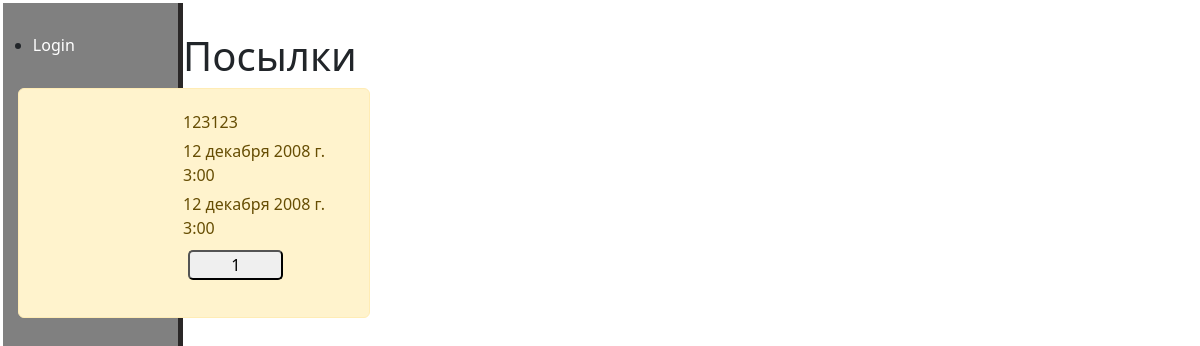
Page /PostingAccounting on the earlier database version.
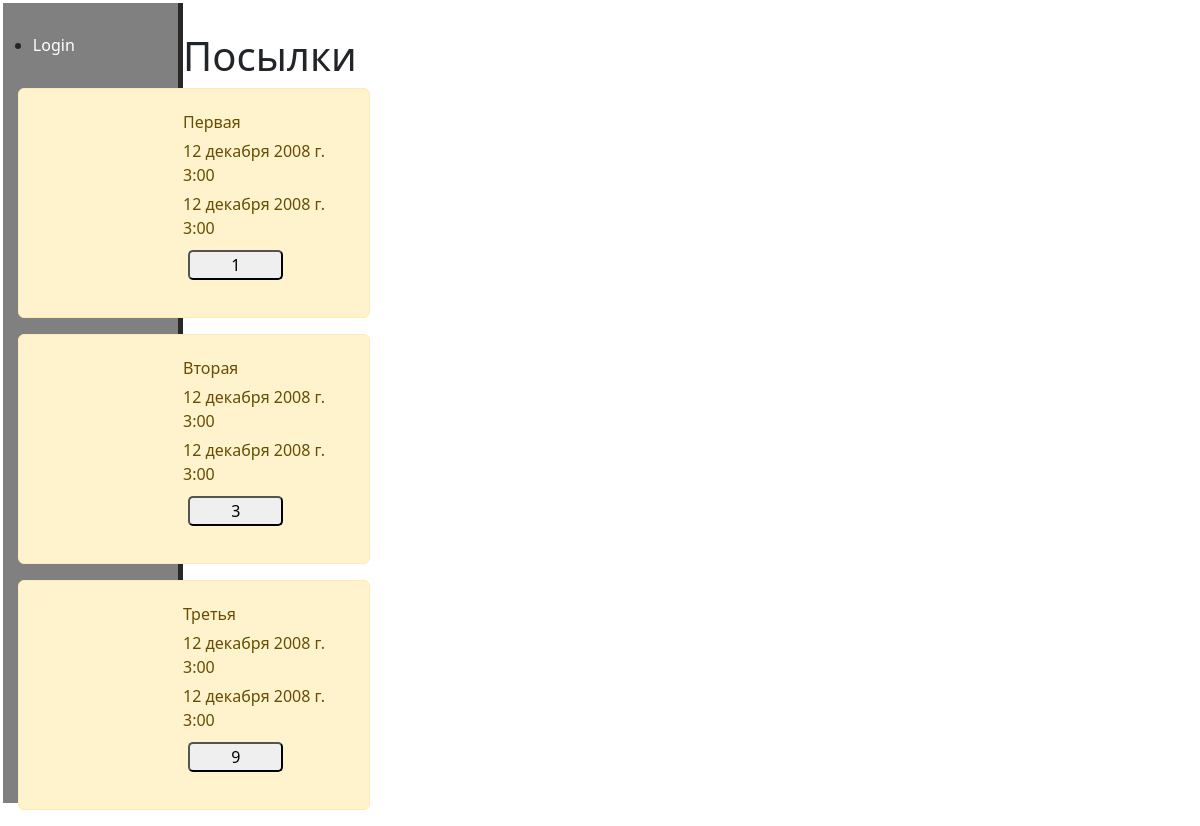
Same page on the later database version.
### PostingAccounting/models.py (models this page shows, shortened)
class Package(models.Model):
    orderDate = models.DateTimeField(verbose_name= 'Дата Заказа')
    unboxingDate = models.DateTimeField(verbose_name= 'Дата Распаковки')
    orderNomber = models.CharField("Номер", unique=True, max_length=250)
    orderItems =  models.ManyToOneRel("Items", field_name='orderItems',  on_delete=models.CASCADE, to='order')
    user = models.ForeignKey(User, verbose_name= 'Пользователь', on_delete=models.CASCADE, null=True)
    annotation = models.CharField("Номер", unique=True, max_length=250, null=True)

### PostingAccounting/views.py (the view)
# urls.py: path('', views.index, name="autoHmainPage"),
def index(request):
    if request.method == "GET":
        tables = Package.objects.order_by("-orderDate")  # [:2]
        data = {"title": "Посылки", "tables": tables}
        return render(request, "PostingAccounting/index.html", data)
    else:
        return render(request, "PostingAccounting/index.html")

### PostingAccounting/templates/PostingAccounting/index.html (shortened to what this page needs)
﻿{% extends 'PostingAccounting/layout.html' %}
{% block content  %}
<div>
    <h1>{{ title}}</h1>
    <div class="features">
        {%if tables%}
        {%for el in tables %}
        <div class="alert alert-warning">
            <p>{{el.orderNomber}}</p>
            <p>{{el.orderDate}}</p>
            <p>{{el.unboxingDate}}</p>
            <form action="{% url 'package_edit' el.id %}"> <button class="bth alert-warning"> {{el.id}}</button></form>
        </div>
        {%endfor%}
        {%else %}
        <p>Нет записей</p>
        {%endif%}
    </div>
</div>
{% endblock %}

### PostingAccounting/templates/PostingAccounting/layout.html (shortened to what this page needs)
﻿{% load static  %}
<!doctype html>
<html>
<head>
    <link rel="stylesheet" href="https://cdn.jsdelivr.net/npm/bootstrap@5.2.3/dist/css/bootstrap.min.css" />
    <link rel="stylesheet" href="https://cdn.jsdelivr.net/npm/bootstrap-icons@1.10.5/font/bootstrap-icons.css">
    <link rel="stylesheet" href="{% static 'main/css/main.css' %}" />
</head>
<body>
    <aside>
        {% if user.is_authenticated %}
        <ul class="sidebar-nav">
            <li>User: {{ user.get_username }}</li>
            <li><a href="../accounts/logout/">Logout</a></li>
        </ul>
        <p>Навигация</p>
        <ul>
            <li><a href="{% url 'home' %}"> <i class="bi bi-house"> </i>Главная </a>  </li>
            <li><a href="{% url 'PostingAccounting' %}"> <i class="bi bi-inbox"> </i>Посылки </a> </li>
            <li><form action="{% url 'package_add' %}"> <button class="btn btn-info">Добавить<i class="bi bi-clipboard-plus "></i></button></form></li>
        </ul>
        {% else %}
        <ul class="sidebar-nav">
            <li><a href="../api-auth/login/">Login</a></li>
            {% endif %}
        </ul>
    </aside>
    {% block content  %}
    {% endblock %}
</body>
</html>

### static/main/css/main.css (style rules this page uses)
body { background: white; margin:3px; }
p { margin: 5px; }
div { margin: 5px; }
button { margin: 5px; border-radius: 5px; }
aside { float: left; width: 180px; padding: 2.5%; height: 100vh; border-right: 5px solid #2a2727; background: grey; }
aside ul { padding-left: 0rem; }
aside a { color: white; text-decoration: none; white-space: nowrap; }
.alert-warning { width: 30%; }

Differences in the rows shown:
changed Package id 1: orderNomber "123123" → "Первая"
added Package: orderNomber "Вторая", orderDate "12 декабря 2008 г. 3:00", unboxingDate "12 декабря 2008 г. 3:00", id "3"
added Package: orderNomber "Третья", orderDate "12 декабря 2008 г. 3:00", unboxingDate "12 декабря 2008 г. 3:00", id "9"
